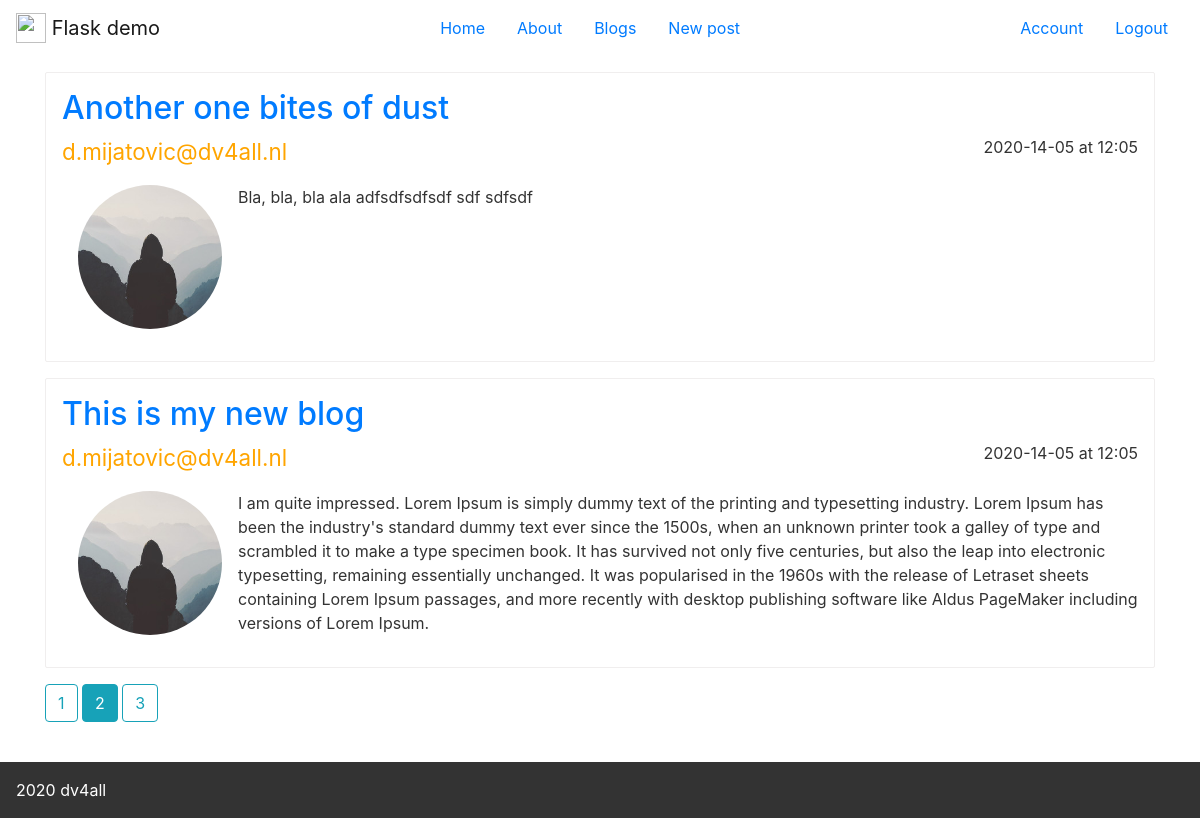
/blogs?page=2 (signed in), run on the app's committed database.
### app/models.py (models this page shows, shortened)
class Post(db.Model):
  id = db.Column(db.Integer,primary_key=True)
  title = db.Column(db.String(254), nullable=False)
  createdAt = db.Column(db.DateTime, nullable=False, default=datetime.utcnow)
  content = db.Column(db.Text, nullable=False)
  user_id = db.Column(db.Integer,db.ForeignKey('user.id'),nullable=False)

class User(db.Model, UserMixin):
  id = db.Column(db.Integer,primary_key=True)
  username = db.Column(db.String(100),unique=True,nullable=False)
  email = db.Column(db.String(100),unique=True,nullable=False)
  picture = db.Column(db.String(20), unique=False,nullable=False,default="default.jpg")
  password = db.Column(db.String(60),nullable=False)
  posts = db.relationship('Post', backref="author", lazy=True)

### app/routes.py (the view)
@app.route("/blogs")
@login_required
def blogs():
  page = request.args.get('page',1,type=int)
  posts = Post.query.order_by(Post.createdAt.desc()).paginate(page=page,per_page=2)
  return render_template("blogs.html",
    title="Blogs page - Flask demo",
    posts=posts, routes=routes)

### app/models.py (called while the page is built)
@login_manager.user_loader
def load_user(user_id):
  return User.query.get(int(user_id))

### app/templates/blogs.html
{% extends "layout.html" %}
{% block content %}
  {% for post in posts.items %}
    <section class="blog-post">
      <h2>
        <a href="{{url_for('blogs_view', id=post.id)}}" class="article-title">
          {{post.title}}
        </a>
      </h2>
      <div class="blog-header">
        <span class="user-name">
          {{post.author.username}}
        </span>
        <span class="data-time">
          {{post.createdAt.strftime('%Y-%d-%m at %H:%m')}}
        </span>
      </div>
      <div class="blog-body">
        <img src="{{url_for('static',filename='profiles/' + post.author.picture)}}" alt="" class="rounded-circle article-img avatar-small">
        <div class="blog-content">
          {{post.content}}
        </div>
      </div>
    </section>
  {% endfor %}
  {% for page_num in posts.iter_pages() %}
    {% if page_num %}
      {% if posts.page == page_num %}
        <a href="{{url_for('blogs',page=page_num)}}"
          class="btn btn-info mb-4">{{ page_num }}
        </a>
      {% else %}
      <a href="{{url_for('blogs',page=page_num)}}"
        class="btn btn-outline-info mb-4">{{ page_num }}
      </a>
      {% endif %}
    {% else %}
      ...
    {% endif %}
  {% endfor %}
{% endblock content %}

### app/static/index.css (style rules this page uses)
.avatar-small { min-width: 9rem; height: 9rem; margin: 1rem; }

### app/static/variables.css (style rules this page uses)
:root { --color-primary: #eb2f64; --color-primary-light: #FF3366; --color-primary-dark: #BA265D; --color-light-0: #fff; --color-light-1: #faf9f9; --color-light-2: #f4f2f2; --color-light-3: #f0eeee; --color-light-4: #ccc; --color-dark-1: #333; --color-dark-2: #777; --color-dark-3: #999; --warn-color: red; --box-shadow-1: 0 2rem 6rem rgba(0,0,0,.3); --box-shadow-2: 0 2rem 5rem rgba(0,0,0,.07); --box-shadow-3: 0 0.2rem 1rem rgba(0,0,0,.2); --box-shadow-4: 0 1rem 1.5rem rgba(0, 0, 0, 0.3); --box-shadow-xs: 0 0.1rem 0.5rem rgba(0,0,0,.2); --box-shadow-sm: 0 0.2rem 1rem rgba(0,0,0,.2); --box-shadow-md: 0 1rem 4rem rgba(0,0,0,.2); --box-shadow-lg: 0 2rem 8rem rgba(0,0,0,.2); --border-1: 1px solid var(--color-light-3); --border-2: 1px solid var(--color-light-2); --body-content-width: 90vw; }

### app/static/layout.css (style rules this page uses)
body { min-height: 100vh; display: grid; grid-template-rows: auto 1fr auto; grid-gap: 1rem; }

### app/static/blog.css (style rules this page uses)
.blog-post { padding: 1rem; border: 1px solid var(--color-light-3,#999); border-radius: 2px; margin-bottom: 1rem; }
.blog-post h2 { color: var(--color-dark-1,#000); }
.blog-header { display: flex; justify-content: space-between; color: var(--color-accent,orange); font-size: 1.4rem; }
.blog-body { display:flex; }
.data-time { color: var(--color-dark-1,#333); font-size: 1rem; }
.blog-content { padding: 1rem 0rem; color: var(--color-dark-1,#333); }

### data on the page
Post: title "Another one bites of dust", author.username "d.mijatovic@dv4all.nl", createdAt "2020-14-05 at 12:05", picture (placeholder picture), content "Bla, bla, bla ala adfsdfsdfsdf sdf sdfsdf"
Post: title "This is my new blog", author.username "d.mijatovic@dv4all.nl", createdAt "2020-14-05 at 12:05", picture (placeholder picture), content "I am quite impressed. Lorem Ipsum is simply dummy text of the printing and typesetting industry. Lorem Ipsum has been the industry's standard dummy text ever since the 1500s, when an unknown printer took a galley of type and scrambled it to make a type specimen book. It has survived not only five centuries, but also the leap into electronic typesetting, remaining essentially unchanged. It was popularised in the 1960s with the release of Letraset sheets containing Lorem Ipsum passages, and more recently with desktop publishing software like Aldus PageMaker including versions of Lorem Ipsum."

### other printed values
{{ route.label }} "Home" "About" "Blogs" "New post"
{{ page_num }} "1" "3"
{{ page_num }} "2"
